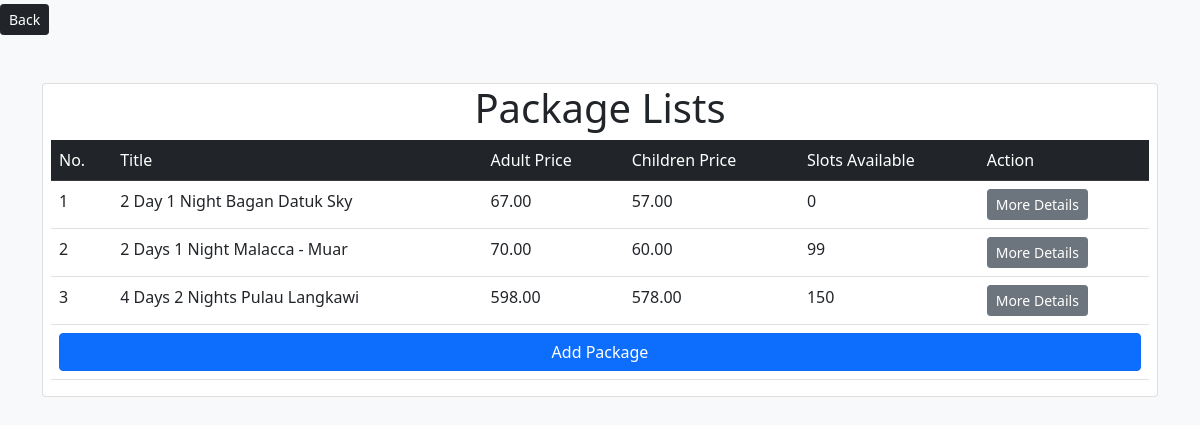
Screenshot of /views/admin/packageList.php (signed in) with the database file from the repository.
### tables this page shows
CREATE TABLE `tourpackage` (
  `id` int(11) NOT NULL,
  `pkgTitle` varchar(30) NOT NULL,
  `pkgOverview` text NOT NULL,
  `pkgDetails` text NOT NULL,
  `pkgPrice` varchar(20) NOT NULL,
  `pkgChildPrice` varchar(20) NOT NULL,
  `pkgSlots` int(100) NOT NULL,
  `pkgImageSrc` varchar(255) NOT NULL
);

### views/admin/packageList.php (the view, shortened to what this page needs)
<?php
require_once('../../functions/connectDB.php');
?>
<!DOCTYPE html>
<html lang="en">
<head>
    <?php
        include '../components/cdnSetup.php'
    ?>
</head>
<body class="bg-light">
    <a href="adminHome.php" class="btn btn-dark btn-sm mt-1">Back</a>
    <div class="container">
        <div class="card px-2 mt-5">
            <h1 class="text-center">Package Lists</h1>
            <table class="table table-hover table-responsive">
                <tr class="table-dark">
                    <td>No.</td>
                    <td>Title</td>
                    <td>Adult Price</td>
                    <td>Children Price</td>
                    <td>Slots Available</td>
                    <td>Action</td>
                </tr>
                <?php
                    $count = 0;
                    $sql = "SELECT * FROM tourpackage";
                    $result = mysqli_query($conn, $sql);
                    if(mysqli_num_rows($result) > 0){
                        while($row = mysqli_fetch_assoc($result)){
                            $count ++;
                ?>
                    <tr>
                        <td><?php echo $count; ?></td>
                        <td><?php echo $row['pkgTitle']; ?></td>
                        <td><?php echo $row['pkgPrice']; ?></td>
                        <td><?php echo $row['pkgChildPrice']; ?></td>
                        <td><?php echo $row['pkgSlots']; ?></td>
                        <td>
                            <button type="button" class="btn btn-sm btn-secondary" data-bs-toggle="modal" data-bs-target="#moreDetailsID<?php echo $row['id']; ?>">More Details</button>
                        </td>
                    </tr>
                <?php
                        }
                    }
                ?>
                    <tr>
                        <td colspan="6">
                            <a href="addPackage.php" class="btn btn-primary align-items-center" style="width: 100%;">
                                Add Package
                            </a>
                        </td>
                    </tr>
            </table>
        </div>
    </div>
</body>
</html>

### views/components/cdnSetup.php (shortened to what this page needs)
<link href="https://cdn.jsdelivr.net/npm/bootstrap@5.0.1/dist/css/bootstrap.min.css" rel="stylesheet">
<link rel="stylesheet" href="https://cdn.jsdelivr.net/npm/bootstrap-icons@1.5.0/font/bootstrap-icons.css">

### rows the page displays
tourpackage: pkgTitle "2 Day 1 Night Bagan Datuk Sky", pkgPrice "67.00", pkgChildPrice "57.00", pkgSlots "0"
tourpackage: pkgTitle "2 Days 1 Night Malacca - Muar", pkgPrice "70.00", pkgChildPrice "60.00", pkgSlots "99"
tourpackage: pkgTitle "4 Days 2 Nights Pulau Langkawi", pkgPrice "598.00", pkgChildPrice "578.00", pkgSlots "150"
